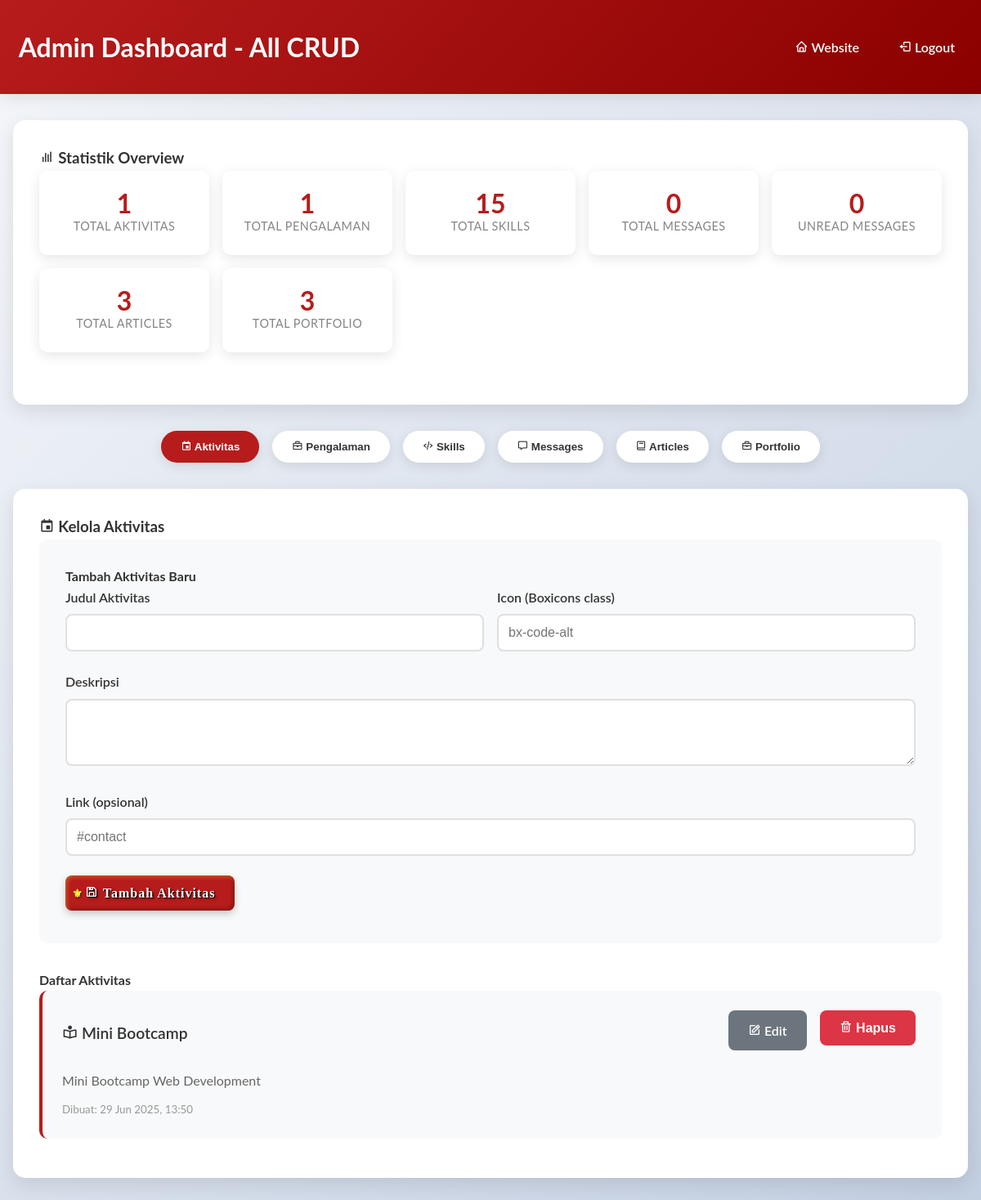
Page /admin/dashboard.php (signed in) on the committed database.
### tables this page shows
CREATE TABLE activities (
        id INTEGER PRIMARY KEY AUTOINCREMENT,
        title TEXT NOT NULL,
        description TEXT NOT NULL,
        icon TEXT,
        link TEXT,
        created_at DATETIME DEFAULT CURRENT_TIMESTAMP
    );

### admin/dashboard.php (the view, shortened to what this page needs)
<?php
require_once '../database/init_db.php';
try {
    $stmt = $pdo->query("SELECT * FROM activities ORDER BY created_at DESC");
    $activities = $stmt->fetchAll(PDO::FETCH_ASSOC);
    $stmt = $pdo->query("SELECT * FROM experience ORDER BY start_date DESC");
    $experiences = $stmt->fetchAll(PDO::FETCH_ASSOC);
    $stmt = $pdo->query("SELECT * FROM skills ORDER BY category, name");
    $skills = $stmt->fetchAll(PDO::FETCH_ASSOC);
    $stmt = $pdo->query("SELECT * FROM articles ORDER BY created_at DESC");
    $articles = $stmt->fetchAll(PDO::FETCH_ASSOC);
    $stmt = $pdo->query("SELECT * FROM portfolio ORDER BY created_at DESC");
    $portfolio_items = $stmt->fetchAll(PDO::FETCH_ASSOC);
    $stmt = $pdo->query("SELECT COUNT(*) as count FROM messages");
    $total_messages = $stmt->fetch(PDO::FETCH_ASSOC)['count'];
    $stmt = $pdo->query("SELECT COUNT(*) as count FROM messages WHERE read_at IS NULL");
    $unread_messages = $stmt->fetch(PDO::FETCH_ASSOC)['count'];
} catch (PDOException $e) {
    $error = "Error loading data: " . $e->getMessage();
}
$edit_activity = null;
?>
<!DOCTYPE html>
<html lang="id">
<head>
    <link href='https://unpkg.com/boxicons@2.1.4/css/boxicons.min.css' rel='stylesheet'>
    <link rel="stylesheet" href="../assets/css/style.css">
</head>
<body>
    <div class="admin-header">
        <div class="container">
            <h1 class="admin-title">
                <i class='bx bx-dashboard'></i> Admin Dashboard - All CRUD
            </h1>
            <div class="admin-nav">
                <a href="../index.php"><i class='bx bx-home'></i> Website</a>
                <a href="logout.php"><i class='bx bx-log-out'></i> Logout</a>
            </div>
        </div>
    </div>
    <div class="container">
        <div class="admin-container">
            <h3><i class='bx bx-bar-chart'></i> Statistik Overview</h3>
            <div class="stats-grid">
                <div class="stat-card">
                    <div class="stat-number"><?php echo count($activities); ?></div>
                    <div class="stat-label">Total Aktivitas</div>
                </div>
                <div class="stat-card">
                    <div class="stat-number"><?php echo count($experiences); ?></div>
                    <div class="stat-label">Total Pengalaman</div>
                </div>
                <div class="stat-card">
                    <div class="stat-number"><?php echo count($skills); ?></div>
                    <div class="stat-label">Total Skills</div>
                </div>
                <div class="stat-card">
                    <div class="stat-number"><?php echo $total_messages; ?></div>
                    <div class="stat-label">Total Messages</div>
                </div>
                <div class="stat-card">
                    <div class="stat-number"><?php echo $unread_messages; ?></div>
                    <div class="stat-label">Unread Messages</div>
                </div>
                <div class="stat-card">
                    <div class="stat-number"><?php echo count($articles); ?></div>
                    <div class="stat-label">Total Articles</div>
                </div>
                <div class="stat-card">
                    <div class="stat-number"><?php echo count($portfolio_items); ?></div>
                    <div class="stat-label">Total Portfolio</div>
                </div>
            </div>
        </div>
        <div class="dashboard-tabs">
            <button class="tab-btn active" onclick="showTab('activities')">
                <i class='bx bx-calendar-event'></i> Aktivitas
            </button>
            <button class="tab-btn" onclick="showTab('experience')">
                <i class='bx bx-briefcase'></i> Pengalaman
            </button>
            <button class="tab-btn" onclick="showTab('skills')">
                <i class='bx bx-code-alt'></i> Skills
            </button>
            <button class="tab-btn" onclick="showTab('messages')">
                <i class='bx bx-message'></i> Messages
            </button>
            <button class="tab-btn" onclick="showTab('articles')">
                <i class='bx bx-book'></i> Articles
            </button>
            <button class="tab-btn" onclick="showTab('portfolio')">
                <i class='bx bx-briefcase'></i> Portfolio
            </button>
        </div>
        <div id="activities" class="tab-content active">
            <div class="admin-container">
                <h3><i class='bx bx-calendar-event'></i> Kelola Aktivitas</h3>
                <div class="form-container">
                    <h4><?php echo $edit_activity ? 'Edit Aktivitas' : 'Tambah Aktivitas Baru'; ?></h4>
                    <form method="POST" action="">
                        <div class="form-grid">
                            <div class="form-group">
                                <label for="title">Judul Aktivitas</label>
                                <input type="text" id="title" name="title" required
                                       value="<?php echo $edit_activity ? htmlspecialchars($edit_activity['title']) : ''; ?>">
                            </div>
                            <div class="form-group">
                                <label for="icon">Icon (Boxicons class)</label>
                                <input type="text" id="icon" name="icon" required
                                       value="<?php echo $edit_activity ? htmlspecialchars($edit_activity['icon']) : ''; ?>"
                                       placeholder="bx-code-alt">
                            </div>
                        </div>
                        <div class="form-group">
                            <label for="description">Deskripsi</label>
                            <textarea id="description" name="description" rows="3" required><?php echo $edit_activity ? htmlspecialchars($edit_activity['description']) : ''; ?></textarea>
                        </div>
                        <div class="form-group">
                            <label for="link">Link (opsional)</label>
                            <input type="text" id="link" name="link"
                                   value="<?php echo $edit_activity ? htmlspecialchars($edit_activity['link']) : ''; ?>"
                                   placeholder="#contact">
                        </div>
                        <button type="submit" class="btn btn-primary">
                            <i class='bx bx-save'></i> <?php echo $edit_activity ? 'Update' : 'Tambah'; ?> Aktivitas
                        </button>
                    </form>
                </div>
                <h4>Daftar Aktivitas</h4>
                <?php if (empty($activities)): ?>
                    <p style="text-align: center; color: #666; padding: 2rem;">Belum ada aktivitas.</p>
                <?php else: ?>
                    <?php foreach ($activities as $activity): ?>
                        <div class="item">
                            <div class="item-header">
                                <div class="item-title">
                                    <i class='bx <?php echo htmlspecialchars($activity['icon']); ?>'></i>
                                    <?php echo htmlspecialchars($activity['title']); ?>
                                </div>
                                <div class="item-actions">
                                    <a href="?edit_activity=<?php echo $activity['id']; ?>" class="btn btn-secondary">
                                        <i class='bx bx-edit'></i> Edit
                                    </a>
                                    <form method="POST" style="display: inline;" onsubmit="return confirm('Yakin ingin menghapus aktivitas ini?')">
                                        <button type="submit" class="btn btn-danger">
                                            <i class='bx bx-trash'></i> Hapus
                                        </button>
                                    </form>
                                </div>
                            </div>
                            <p style="color: #666; margin-bottom: 0.5rem;"><?php echo htmlspecialchars($activity['description']); ?></p>
                            <small style="color: #999;">
                                Dibuat: <?php echo date('d M Y, H:i', strtotime($activity['created_at'])); ?>
                            </small>
                        </div>
                    <?php endforeach; ?>
                <?php endif; ?>
            </div>
        </div>
    </div>
</body>
</html>

### assets/css/style.css (style rules this page uses)
* { margin: 0; padding: 0; box-sizing: border-box; }
html { scroll-behavior: smooth; }
body { font-family: "Lato", sans-serif; background-color: #f9f9f9; color: #333; line-height: 1.6; }
.container { max-width: 1200px; margin: 0 auto; padding: 0 1rem; }
.stat-number { display: block; font-size: 2rem; font-weight: 700; color: #ffeb3b; line-height: 1; }
.stat-label { font-size: 0.9rem; color: #f0f0f0; opacity: 0.8; }
.btn-secondary { background: rgba(255, 255, 255, 0.1); color: #fff; border: 1px solid rgba(255, 255, 255, 0.3); backdrop-filter: blur(10px); }
.btn { display: inline-block; padding: 0.75rem 1.5rem; border-radius: 50px; text-decoration: none; font-weight: 500; transition: background-color 0.3s, color 0.3s; }
.btn-primary { background: linear-gradient(145deg, #b71c1c, #8b0000); color: #fff; border: 2px solid #ffeb3b; font-family: "Georgia", "Times New Roman", serif; position: relative; box-shadow: inset 2px 2px 5px rgba(255, 235, 59, 0.3), inset -2px -2px 5px rgba(0, 0, 0, 0.3), 0 4px 10px rgba(0, 0, 0, 0.2); text-shadow: 1px 1px 0 #000, 2px 2px 3px rgba(0, 0, 0, 0.5); letter-spacing: 1px; font-weight: 700; }
.btn-primary::before { content: "⚜"; position: absolute; left: 8px; top: 50%; transform: translateY(-50%); color: #ffeb3b; font-size: 0.9rem; text-shadow: 1px 1px 2px rgba(0, 0, 0, 0.7); }
.btn { display: inline-block; padding: 0.75rem 2rem; border-radius: 25px; text-decoration: none; font-weight: 600; transition: all 0.3s ease; border: 2px solid transparent; cursor: pointer; font-size: 1rem; }
.btn-primary { background: #b71c1c; color: #fff; border-color: #b71c1c; }
.form-group { margin-bottom: 1.5rem; }
.form-group label { display: block; margin-bottom: 0.5rem; font-weight: 600; color: #333; }
.form-group input, .form-group textarea, .form-group select { width: 100%; padding: 0.75rem; border: 2px solid #ddd; border-radius: 8px; font-size: 1rem; transition: border-color 0.3s ease; background: #fff; }

### rows in the picture
activities: title "Mini Bootcamp", description "Mini Bootcamp Web Development", created_at "29 Jun 2025, 13:50"

### other values in the picture
count($activities) "1"
count($experiences) "1"
count($skills) "15"
$total_messages "0"
$unread_messages "0"
count($articles) "3"
count($portfolio_items) "3"
